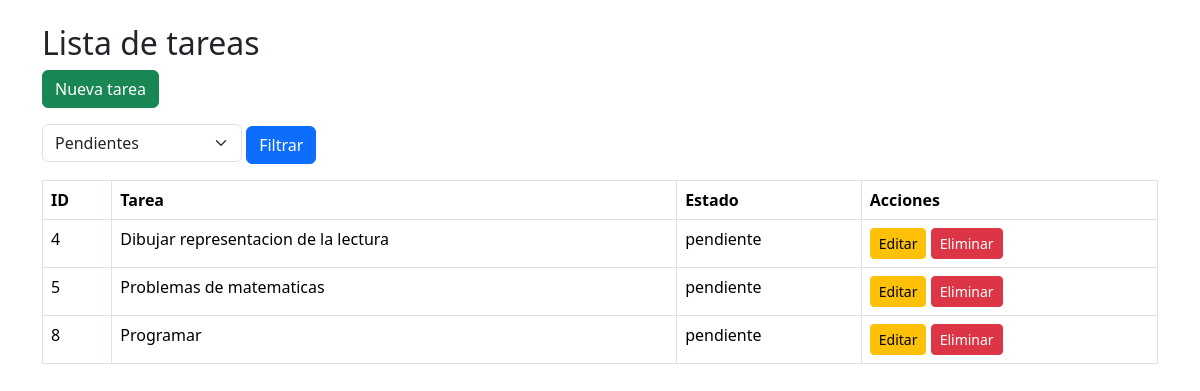
/index.php?estado=pendiente, run on the app's committed database.
### tables this page shows
CREATE TABLE `tareas` (
  `id` int(11) NOT NULL,
  `nombre` varchar(100) DEFAULT NULL,
  `estado` enum('pendiente','completada') DEFAULT 'pendiente'
);

### index.php (the view, shortened to what this page needs)
<?php
include("conexion.php");
$filtro = isset($_GET['estado']) ? $_GET['estado'] : '';
if ($filtro != "") {
    $resultado = $conexion->query("SELECT * FROM tareas WHERE estado='$filtro'");
} else {
    $resultado = $conexion->query("SELECT * FROM tareas");
}
?>
<div class="container mt-4">
    <h2>Lista de tareas</h2>
    <a href="crear.php" class="btn btn-success mb-3">Nueva tarea</a>
    <form class="mb-3" method="GET">
        <link href="https://cdn.jsdelivr.net/npm/bootstrap@5.3.2/dist/css/bootstrap.min.css" rel="stylesheet">
        <select name="estado" class="form-select" style="width:200px; display:inline-block;">
            <option value="pendiente" <?= $filtro=='pendiente'?'selected':'' ?>>Pendientes</option>
        </select>
        <button class="btn btn-primary">Filtrar</button>
    </form>
    <table class="table table-bordered">
        <thead>
            <tr>
                <th>ID</th>
                <th>Tarea</th>
                <th>Estado</th>
                <th>Acciones</th>
            </tr>
        </thead>
        <tbody>
        <?php while ($fila = $resultado->fetch_assoc()): ?>
            <tr>
                <td><?= $fila['id'] ?></td>
                <td><?= $fila['nombre'] ?></td>
                <td><?= $fila['estado'] ?></td>
                <td>
                    <a href="editar.php?id=<?= $fila['id'] ?>" class="btn btn-warning btn-sm">Editar</a>
                    <a href="eliminar.php?id=<?= $fila['id'] ?>" class="btn btn-danger btn-sm">Eliminar</a>
                </td>
            </tr>
        <?php endwhile; ?>
        </tbody>
    </table>
</div>

### data on the page
tareas: id "4", nombre "Dibujar representacion de la lectura", estado "pendiente"
tareas: id "5", nombre "Problemas de matematicas", estado "pendiente"
tareas: id "8", nombre "Programar", estado "pendiente"
